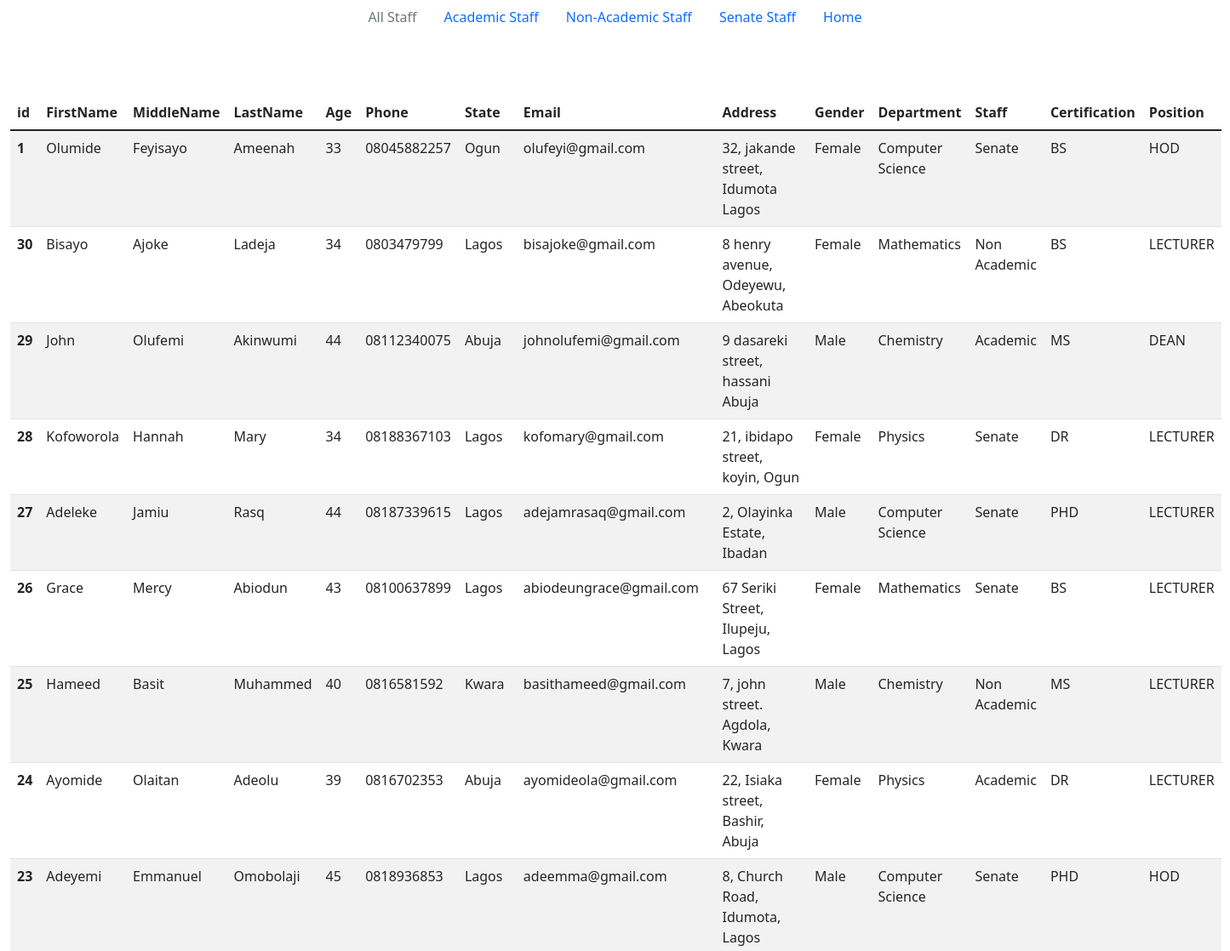
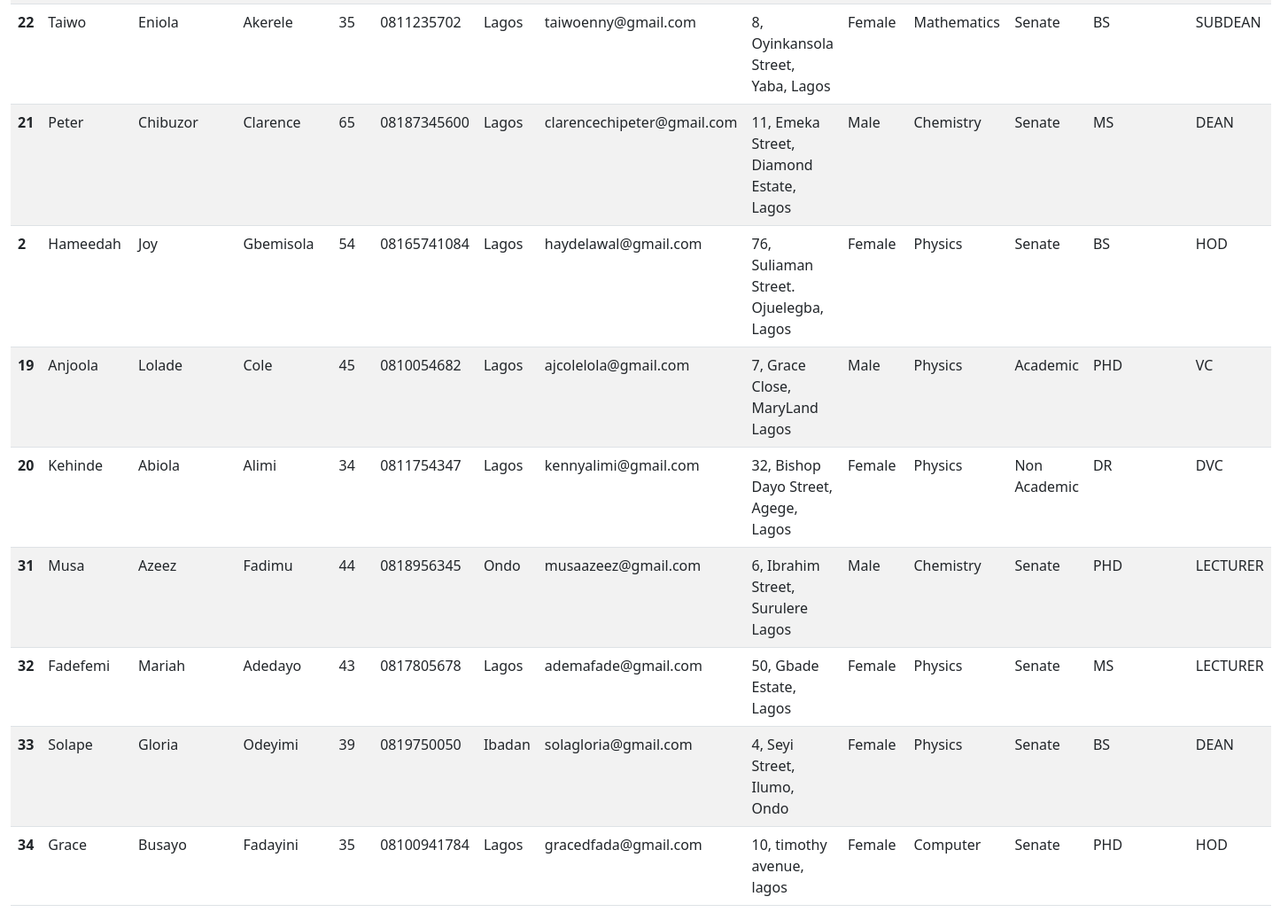
Screenshot of /dist/display.php with the database file from the repository (2 pictures, top to bottom).
### tables this page shows
CREATE TABLE IF NOT EXISTS `personnel` (
  `id` int(11) NOT NULL AUTO_INCREMENT,
  `fname` varchar(30) NOT NULL,
  `mname` varchar(30) NOT NULL,
  `lname` varchar(30) NOT NULL,
  `age` int(100) NOT NULL,
  `phone` varchar(30) NOT NULL,
  `state` varchar(10) NOT NULL,
  `email` varchar(30) NOT NULL,
  `address` varchar(50) NOT NULL,
  `gender` varchar(10) NOT NULL,
  `department` varchar(30) NOT NULL,
  `staff` varchar(40) NOT NULL,
  `certification` varchar(40) NOT NULL,
  `position` varchar(40) NOT NULL,
  PRIMARY KEY (`id`)
);

### dist/display.php (the view, shortened to what this page needs)
<?php
include 'connect.php';
?>
<!DOCTYPE html>
<html lang="en">
  <head>
    <link href="https://cdn.jsdelivr.net/npm/bootstrap@5.1.3/dist/css/bootstrap.min.css" rel="stylesheet">
  </head>
  <body>
       <ul class="nav justify-content-center">
       <li class="nav-item">
    <a class="nav-link disabled">All Staff</a>
  </li>
  <li class="nav-item">
    <a class="nav-link" href="acad.php">Academic Staff</a>
  </li>
  <li class="nav-item">
    <a class="nav-link" href="nacad.php">Non-Academic Staff</a>
  </li>
  <li class="nav-item">
    <a class="nav-link" href="senate.php">Senate Staff</a>
  </li>
  <li class="nav-item">
    <a class="nav-link" href="http://localhost/bolaji/admin/master/index.php">Home</a>
  </li>
</ul>
<br><br><br>
    <div class="container-fluid">
      <table class="table table-striped table-hover">
        <thead>
          <tr>
            <th scope="col">id</th>
            <th scope="col"> FirstName</th>
            <th scope="col"> MiddleName</th>
            <th scope="col"> LastName</th>
            <th scope="col"> Age</th>
            <th scope="col"> Phone</th>
            <th scope="col"> State</th>
            <th scope="col"> Email</th>
            <th scope="col"> Address</th>
            <th scope="col"> Gender</th>
            <th scope="col"> Department</th>
            <th scope="col"> Staff</th>
            <th scope="col"> Certification</th>
            <th scope="col"> Position</th>
          </tr>
        </thead>
        <tbody>
        <?php
         $sql = "select * from `personnel`";
         $result = mysqli_query($con, $sql);
         if($result){
          while($row = mysqli_fetch_assoc($result)){
            $id =$row['id'];
            $fname =$row['fname'];
            $mname =$row['mname'];
            $lname =$row['lname'];
            $age =$row['age'];
            $phone =$row['phone'];
            $state =$row['state'];
            $email =$row['email'];
            $address =$row['address'];
            $gender =$row['gender'];
            $department =$row['department'];
            $staff =$row['staff'];
            $certification =$row['certification'];
            $position =$row['position'];
            echo '<tr>
            <th scope="row">'.$id.'</th>
            <td>'.$fname.'</td>
            <td>'.$mname.'</td>
            <td>'.$lname.'</td>
            <td>'.$age.'</td>
            <td>'.$phone.'</td>
            <td>'.$state.'</td>
            <td>'.$email.'</td>
            <td>'.$address.'</td>
            <td>'.$gender.'</td>
            <td>'.$department.'</td>
            <td>'.$staff.'</td>
            <td>'.$certification.'</td>
            <td>'.$position.'</td>
          </tr>';
          }
         }
        ?>
        </tbody>
      </table>
    </div>
  </body>
</html>

### rows the page displays
personnel: id "1", fname "Olumide", mname "Feyisayo", lname "Ameenah", age "33", phone "08045882257", state "Ogun", email "olufeyi@gmail.com", address "32, jakande street, Idumota Lagos", gender "Female", department "Computer Science", staff "Senate", certification "BS", position "HOD"
personnel: id "30", fname "Bisayo", mname "Ajoke", lname "Ladeja", age "34", phone "0803479799", state "Lagos", email "bisajoke@gmail.com", address "8 henry avenue, Odeyewu, Abeokuta", gender "Female", department "Mathematics", staff "Non Academic", certification "BS", position "LECTURER"
personnel: id "29", fname "John", mname "Olufemi", lname "Akinwumi", age "44", phone "08112340075", state "Abuja", email "johnolufemi@gmail.com", address "9 dasareki street, hassani Abuja", gender "Male", department "Chemistry", staff "Academic", certification "MS", position "DEAN"
personnel: id "28", fname "Kofoworola", mname "Hannah", lname "Mary", age "34", phone "08188367103", state "Lagos", email "kofomary@gmail.com", address "21, ibidapo street, koyin, Ogun", gender "Female", department "Physics", staff "Senate", certification "DR", position "LECTURER"
personnel: id "27", fname "Adeleke", mname "Jamiu", lname "Rasq", age "44", phone "08187339615", state "Lagos", email "adejamrasaq@gmail.com", address "2, Olayinka Estate, Ibadan", gender "Male", department "Computer Science", staff "Senate", certification "PHD", position "LECTURER"
personnel: id "26", fname "Grace", mname "Mercy", lname "Abiodun", age "43", phone "08100637899", state "Lagos", email "abiodeungrace@gmail.com", address "67 Seriki Street, Ilupeju, Lagos", gender "Female", department "Mathematics", staff "Senate", certification "BS", position "LECTURER"
personnel: id "25", fname "Hameed", mname "Basit", lname "Muhammed", age "40", phone "0816581592", state "Kwara", email "basithameed@gmail.com", address "7, john street. Agdola, Kwara", gender "Male", department "Chemistry", staff "Non Academic", certification "MS", position "LECTURER"
personnel: id "24", fname "Ayomide", mname "Olaitan", lname "Adeolu", age "39", phone "0816702353", state "Abuja", email "ayomideola@gmail.com", address "22, Isiaka street, Bashir, Abuja", gender "Female", department "Physics", staff "Academic", certification "DR", position "LECTURER"
personnel: id "23", fname "Adeyemi", mname "Emmanuel", lname "Omobolaji", age "45", phone "0818936853", state "Lagos", email "adeemma@gmail.com", address "8, Church Road, Idumota, Lagos", gender "Male", department "Computer Science", staff "Senate", certification "PHD", position "HOD"
personnel: id "22", fname "Taiwo", mname "Eniola", lname "Akerele", age "35", phone "0811235702", state "Lagos", email "taiwoenny@gmail.com", address "8, Oyinkansola Street, Yaba, Lagos", gender "Female", department "Mathematics", staff "Senate", certification "BS", position "SUBDEAN"
personnel: id "21", fname "Peter", mname "Chibuzor", lname "Clarence", age "65", phone "08187345600", state "Lagos", email "clarencechipeter@gmail.com", address "11, Emeka Street, Diamond Estate, Lagos", gender "Male", department "Chemistry", staff "Senate", certification "MS", position "DEAN"
personnel: id "2", fname "Hameedah", mname "Joy", lname "Gbemisola", age "54", phone "08165741084", state "Lagos", email "haydelawal@gmail.com", address "76, Suliaman Street. Ojuelegba, Lagos", gender "Female", department "Physics", staff "Senate", certification "BS", position "HOD"
personnel: id "19", fname "Anjoola", mname "Lolade", lname "Cole", age "45", phone "0810054682", state "Lagos", email "ajcolelola@gmail.com", address "7, Grace Close, MaryLand Lagos", gender "Male", department "Physics", staff "Academic", certification "PHD", position "VC"
personnel: id "20", fname "Kehinde", mname "Abiola", lname "Alimi", age "34", phone "0811754347", state "Lagos", email "kennyalimi@gmail.com", address "32, Bishop Dayo Street, Agege, Lagos", gender "Female", department "Physics", staff "Non Academic", certification "DR", position "DVC"
personnel: id "31", fname "Musa", mname "Azeez", lname "Fadimu", age "44", phone "0818956345", state "Ondo", email "musaazeez@gmail.com", address "6, Ibrahim Street, Surulere Lagos", gender "Male", department "Chemistry", staff "Senate", certification "PHD", position "LECTURER"
personnel: id "32", fname "Fadefemi", mname "Mariah", lname "Adedayo", age "43", phone "0817805678", state "Lagos", email "ademafade@gmail.com", address "50, Gbade Estate, Lagos", gender "Female", department "Physics", staff "Senate", certification "MS", position "LECTURER"
personnel: id "33", fname "Solape", mname "Gloria", lname "Odeyimi", age "39", phone "0819750050", state "Ibadan", email "solagloria@gmail.com", address "4, Seyi Street, Ilumo, Ondo", gender "Female", department "Physics", staff "Senate", certification "BS", position "DEAN"
personnel: id "34", fname "Grace", mname "Busayo", lname "Fadayini", age "35", phone "08100941784", state "Lagos", email "gracedfada@gmail.com", address "10, timothy avenue, lagos", gender "Female", department "Computer", staff "Senate", certification "PHD", position "HOD"
